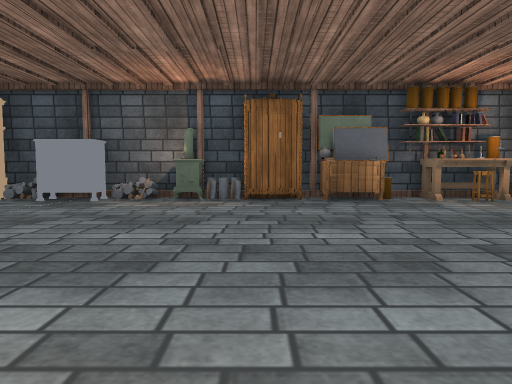
View 1 (above)

16 first-person views from a walk through a scene from a Unity 3-D project. The camera is 0.68 m above the floor, tilts 4° down and sees 70° across. Doors are open. The floor is counted in squares, 1 m on a side. Each view is taken from the middle of a square. On the plan, view 1 faces up. The plan holds only what a view shows up to about 11 squares ahead; the rest is blank. The place goes on beyond the plan. Some surface patterns are stand-ins.

View 2
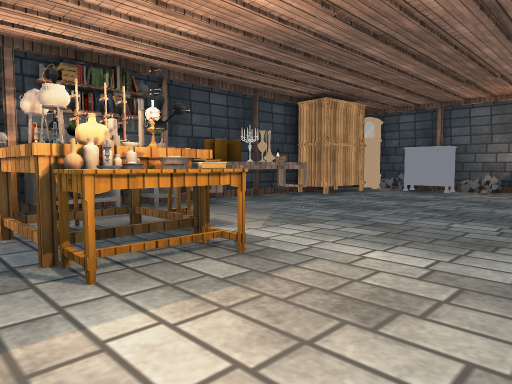

View 3
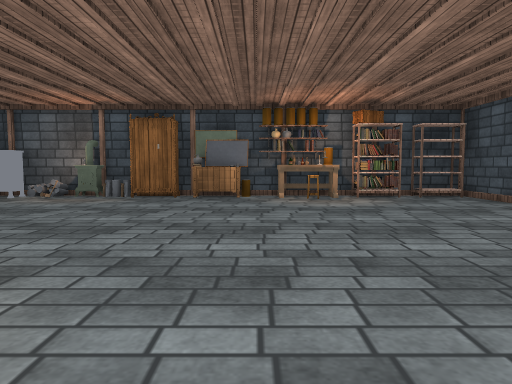

View 4
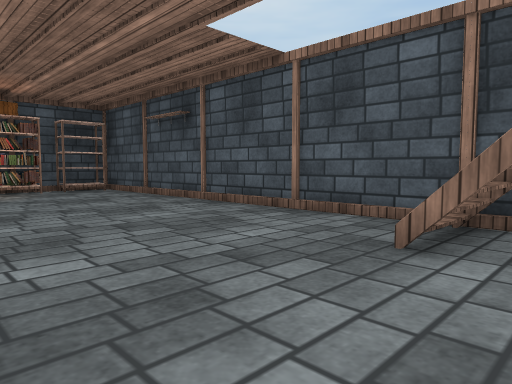

View 5
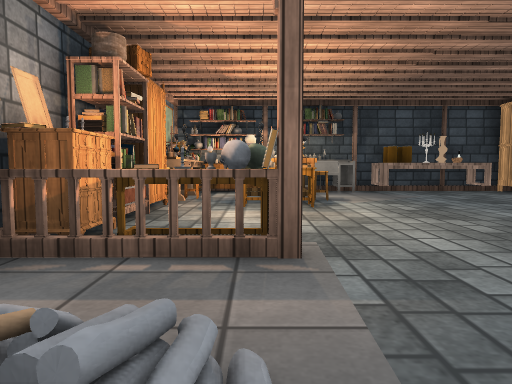

View 6
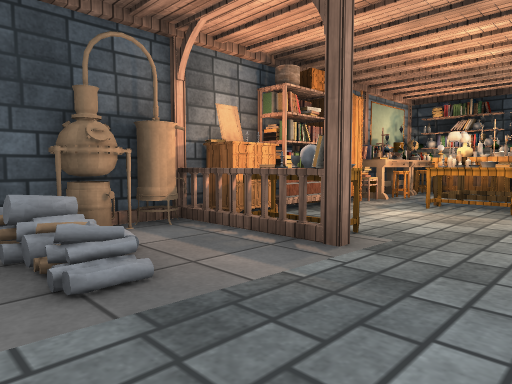

View 7
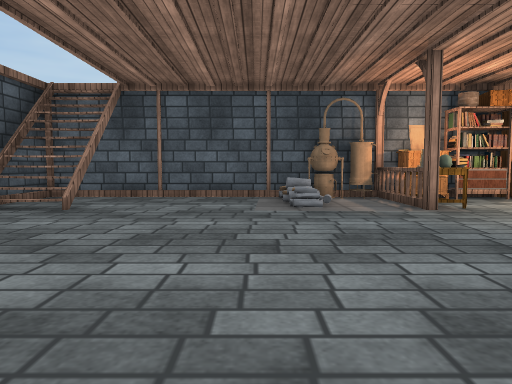

View 8
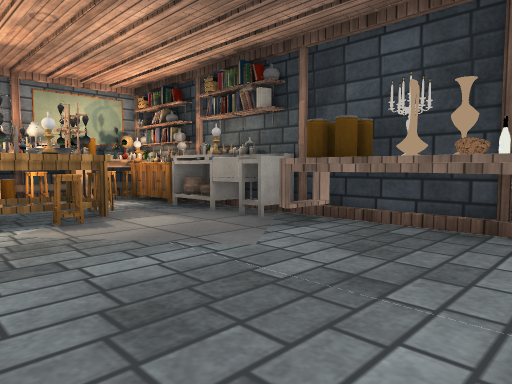

View 9
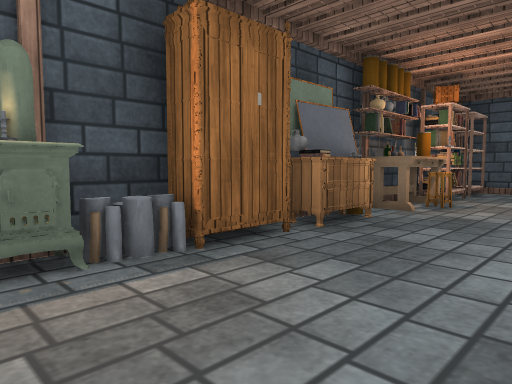

View 10
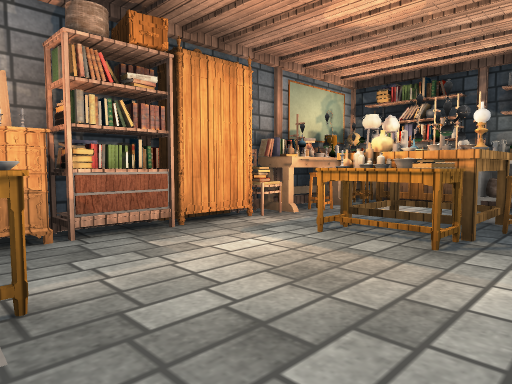

View 11
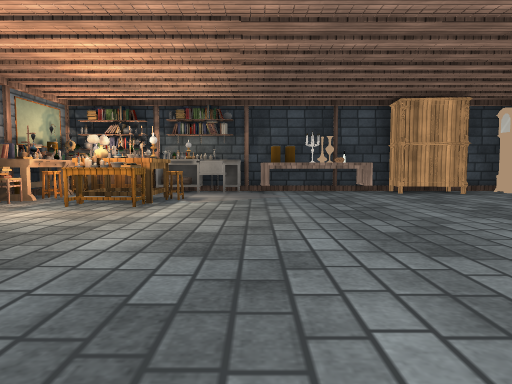

View 12
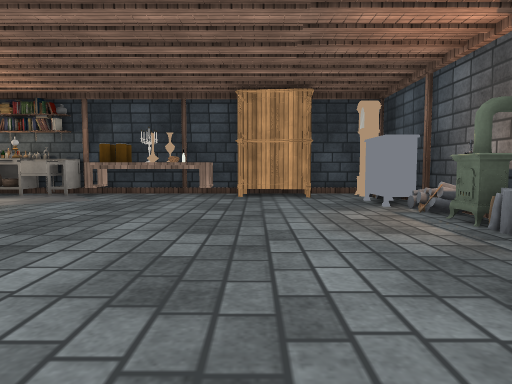

View 13
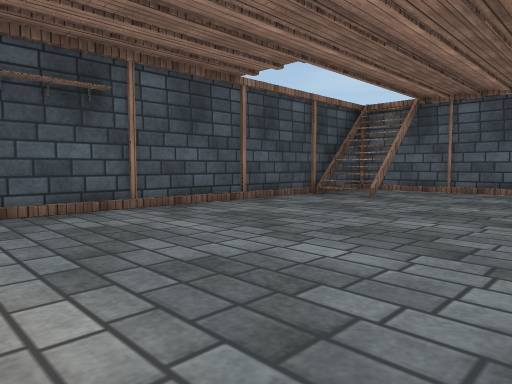

View 14
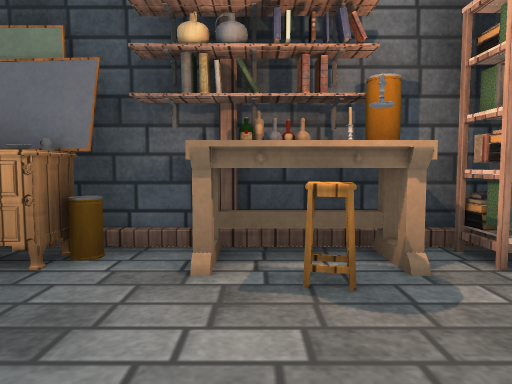

View 15
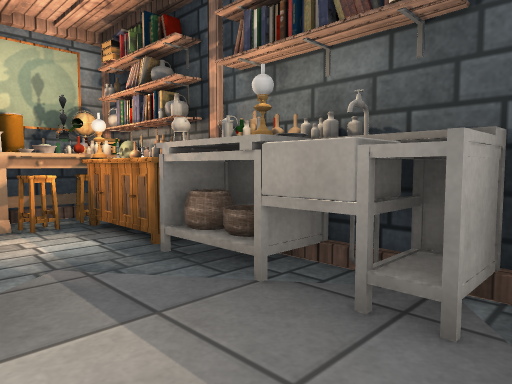

View 16
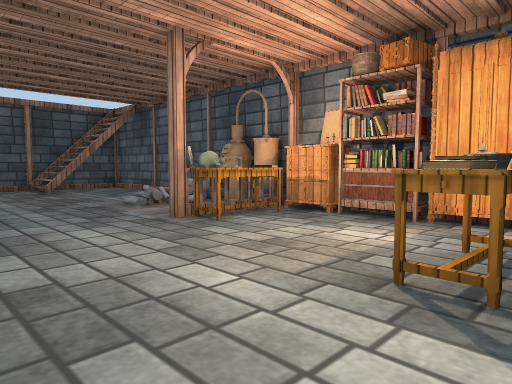

### Floor plan
Points are (right, up) in squares from view 1. A wall is a line through its corners. A room is listed if a view was taken in it or the views show most of it. See-through windows are left out.
Room 1 (views 1, 2, 3, 4, 5, 6, 7, 8, 9, 10, 11, 12, 13, 14, 15, 16)
walls: (2.4, -4.3) (8.7, -4.3) (8.7, 8.2); (-2.4, 8.2) (-4.4, 8.2); (-6.3, 1.6) (-6.3, 0.4); (-6.3, 4.6) (-6.3, 3.4); (7.5, 8.2) (6.4, 8.2)
low walls: (2.5, -2.7) (3.4, -2.7) (3.4, -3.4); (2.9, -3.7) (2.9, -3.1) (3.4, -3.1); (2.9, -3.7) (2.9, -3.1) (3.5, -3.2); (-2.4, 7.5) (-3, 7.6); (6.9, -1.7) (7.5, -1.7); (-2.6, 8) (-2.6, 7.5); (7, -1.9) (7.5, -1.9); (7, -2.1) (7.5, -2.1); (-4.5, 7.7) (-5, 7.7); (-6.3, 6.2) (-6.3, 5.5)
objects: other object (-6, -4); other object (-6, -3); other object (-6, -1); other object (-6, 0); other object (-6, 2); other object (-6, 3); other object (-6, 5) to (-5, 6); other object (-5, -4); other object (-5, -3); other object (-5, -2); other object (-5, -1); other object (-5, 0); other object (-5, 2); other object (-5, 3); other object (-5, 4); other object (-4, -4); other object (-4, -3); other object (-4, -1); other object (-4, 0); other object (-4, 3); other object (-4, 7); other object (-3, -4); other object (-3, -3); other object (-3, -2); other object (-3, -1); other object (-3, 0); other object (-2, -4); other object (-2, -2); other object (-2, -1); other object (-2, 7); other object (-2, 8); other object (-1, -4); other object (-1, -3); other object (-1, -2); other object (-1, 8); other object (0, -4); other object (1, -4); other object (1, -3); other object (1, -2); other object (1, -1); other object (2, -4); other object (2, -2); other object (2, 8); other object (3, 7); other object (3, 8); other object (4, 7); other object (4, 8); other object (5, 7); other object (5, 8); other object (6, 7); other object (6, 8); other object (8, 8)

Positions as (right, up) in squares from view 1, and headings:
1: (0, 0), facing up
2: (0, -3), facing up-left
3: (3, -2), facing up
4: (4, -3), facing up-right
5: (4, -2), facing left
6: (4, 0), facing down-left
7: (4, 4), facing down
8: (-2, 4), facing down-left
9: (-2, 5), facing up-right
10: (1, 0), facing down-left
11: (4, 1), facing left
12: (3, 5), facing left
13: (3, 6), facing down-right
14: (4, 5), facing up
15: (-4, 1), facing down-left
16: (-3, 1), facing down-right
